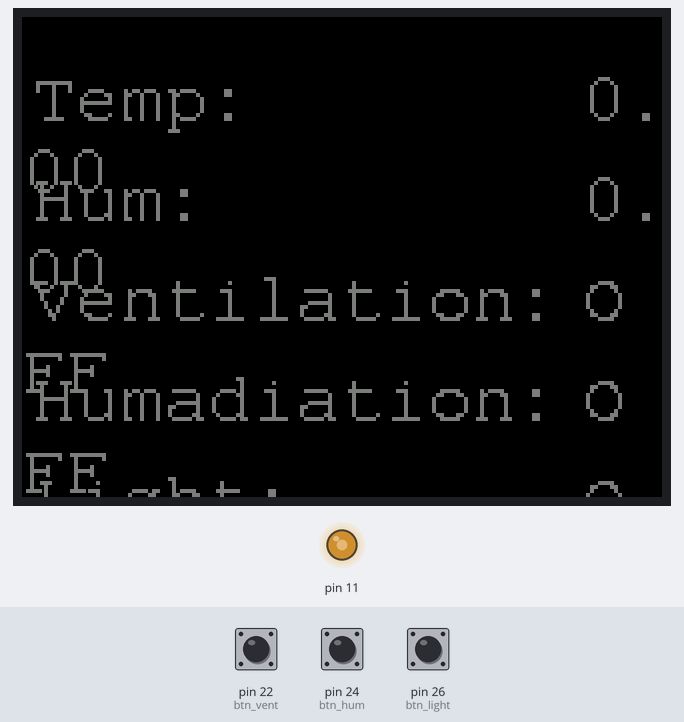
Recording of a sketch running on a simulated Arduino Mega 2560, built with avr-gcc and run on an emulated ATmega2560. Shown: 320×240 colour display, output pins drawn as LEDs (lit = HIGH). The test bench sets the inputs (shaded band); at power-on: pin 22 (btn_vent) LOW, pin 24 (btn_hum) LOW, pin 26 (btn_light) LOW. What the sketch prints to the serial monitor is not drawn.

Above: at 1.4 s.
1.5 s: pin 22 (btn_vent) pulled HIGH for 0.15 s
3.1 s: pin 24 (btn_hum) pulled HIGH for 0.15 s
At 3.9 s:
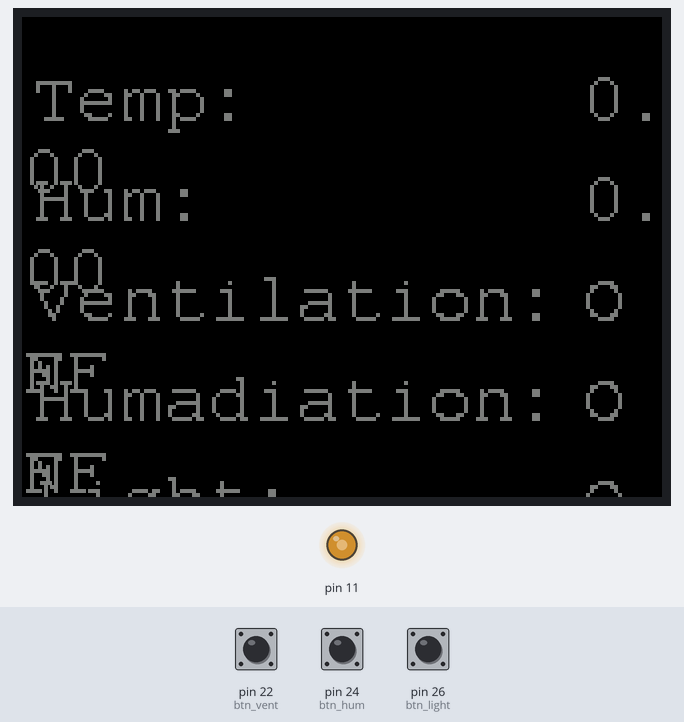
Timing chart, 0 to 6.1 s (numbered marks = the images above; inputs shaded):
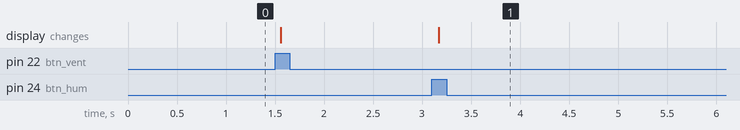

The sketch:

mega.ino
```cpp
#include <Thread.h>

#include <Adafruit_GFX.h>    // Core graphics library
#include <MCUFRIEND_kbv.h>   // Hardware-specific library
MCUFRIEND_kbv tft;

#include <Fonts/FreeMono9pt7b.h>

#define BLACK   0x0000
#define RED     0xF800
#define GREEN   0x07E0
#define WHITE   0xFFFF
#define GREY    0x8410

const int btn_vent = 22;
const int btn_hum = 24;
const int btn_light = 26;

const int pin_vent = 23;
const int pin_light = 27;

bool vent_state = false;
bool hum_state = false;
bool light_state = false;

float temp = 0;
float hum = 0;
float wet = 0;

Thread threadDisplay = Thread();
Thread threadState = Thread();
Thread threadShareState = Thread();

void setup(void)
{
  Serial1.begin(9600);
  Serial.begin(9600);
  initDisplay();

  pinMode(btn_vent, INPUT);
  pinMode(btn_hum, INPUT);
  pinMode(btn_light, INPUT);

  threadDisplay.setInterval(seconds(5));
  threadDisplay.onRun(showInfo);

  threadState.setInterval(100);
  threadState.onRun(checkState);

  threadShareState.setInterval(seconds(1));
  threadShareState.onRun(shareState);
}

void initDisplay()
{
  uint16_t ID = tft.readID();
  if (ID == 0xD3) ID = 0x9481;
  tft.begin(ID);
  tft.setRotation(1);
  tft.fillScreen(BLACK);
  tft.setTextSize(5);
  analogWrite(11, 150);
  tft.setTextColor(TFT_DARKGREY); //  tft.setTextColor(TFT_DARKGREEN);

  showmsgXY(5, 50, 2, &FreeMono9pt7b, "Temp:");
  showmsgXY(5, 100, 2, &FreeMono9pt7b, "Hum:");
  showmsgXY(5, 150, 2, &FreeMono9pt7b, "Ventilation:");
  showmsgXY(5, 200, 2, &FreeMono9pt7b, "Humadiation:");
  showmsgXY(5, 250, 2, &FreeMono9pt7b, "Light:");
  showInfo();
}

void loop(void)
{
  if (threadDisplay.shouldRun()) { threadDisplay.run(); }
  if (threadState.shouldRun()) { threadState.run(); }
  if (threadShareState.shouldRun()) { threadShareState.run(); }
  while (Serial.available()) { updateStatus(Serial.readString()); }
}

void checkState()
{
  bool changed = false;

  if (digitalRead(btn_vent)) { vent_state = !vent_state; changed = true; };
  if (digitalRead(btn_hum)) { hum_state = !hum_state; changed = true; };
  if (digitalRead(btn_light)) { light_state = !light_state; changed = true; };

  if (changed) {
    digitalWrite(pin_vent, vent_state);
    digitalWrite(pin_light, light_state);
    threadDisplay.run();
  }
}

void shareState()
{
  Serial.println("vent_" + String(vent_state));
  Serial.println("hum__" + String(hum_state));
}

void updateStatus(String cmd) {
  cmd.trim();
  String name = cmd.substring(0, 6);
  String value = cmd.substring(7);

  if (name == "s_temp_") { temp = value.toFloat(); }
  if (name == "s_hum__") { hum = value.toFloat();; }
  if (name == "s_wet__") { wet = value.toFloat();; }

  threadDisplay.run();
}

void showInfo()
{
  tft.fillRect(270, 5, 470, 200, BLACK);

  showmsgXY(280, 50, 2, &FreeMono9pt7b, String(temp));
  showmsgXY(280, 100, 2, &FreeMono9pt7b, String(hum));
  showmsgXY(280, 150, 2, &FreeMono9pt7b, stateStr(vent_state));
  showmsgXY(280, 200, 2, &FreeMono9pt7b, stateStr(hum_state));
  showmsgXY(280, 250, 2, &FreeMono9pt7b, stateStr(light_state));
}

// =============================HELPERS===================================

void showmsgXY(int x, int y, int sz, const GFXfont *f, const String msg)
{
  int16_t x1, y1;
  uint16_t wid, ht;
  tft.setFont(f);
  tft.setCursor(x, y);

  tft.setTextSize(sz);
  tft.print(msg);
}

String stateStr(bool state) {
  return(state ? "ON" : "OFF");
}

bool strState(String value) {
  return((value == "1") ? true : false);
}

long minutes(int count)
{
  return count * 60 * 1000L;
}

long seconds(int count)
{
  return count * 1000L;
}

unsigned long hours(int count)
{
  return count * minutes(60);
}
```

Measured:
- after the input at 3.1 s, the display: changes after 0.07 s (image 1)
